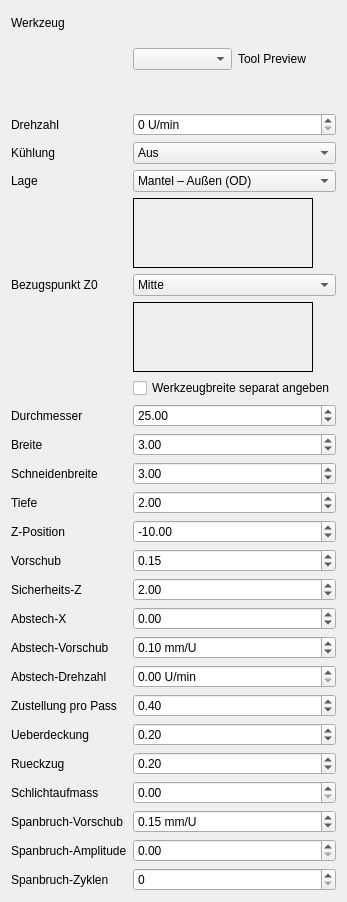
<?xml version='1.0' encoding='UTF-8'?>
<ui version="4.0">
 <class>tabGroove</class>
 <widget class="QWidget" name="tabGroove">
  <attribute name="title">
   <string>Einstich/Abstich</string>
  </attribute>
  <layout class="QFormLayout" name="formLayoutGroove">
   <item row="0" column="0">
    <widget class="QLabel" name="label_groove_tool">
     <property name="text">
      <string>Werkzeug</string>
     </property>
    </widget>
   </item>
   <item row="0" column="1">
    <layout class="QHBoxLayout" name="layout_groove_tool_row">
     <item>
      <widget class="QComboBox" name="groove_tool">
                   </widget>
     </item>
     <item>
      <widget class="QLabel" name="groove_tool_img">
       <property name="minimumSize">
        <size>
         <width>96</width>
         <height>96</height>
        </size>
       </property>
       <property name="text">
        <string>Tool Preview</string>
       </property>
      </widget>
     </item>
    </layout>
   </item>
   <item row="1" column="0">
    <widget class="QLabel" name="label_groove_spindle">
     <property name="text">
      <string>Drehzahl</string>
     </property>
    </widget>
   </item>
   <item row="1" column="1">
    <widget class="QSpinBox" name="groove_spindle">
     <property name="suffix">
      <string> U/min</string>
     </property>
     <property name="maximum">
      <number>20000</number>
     </property>
     <property name="value">
      <number>0</number>
     </property>
    </widget>
   </item>
   <item row="2" column="0">
    <widget class="QLabel" name="label_groove_coolant">
     <property name="text">
      <string>Kühlung</string>
     </property>
    </widget>
   </item>
   <item row="2" column="1">
    <widget class="QComboBox" name="groove_coolant">
     <item>
      <property name="text">
       <string>Aus</string>
      </property>
     </item>
     <item>
      <property name="text">
       <string>Ein</string>
      </property>
     </item>
    </widget>
   </item>
   <item row="8" column="0">
    <widget class="QLabel" name="label_20">
     <property name="text">
      <string>Durchmesser</string>
     </property>
    </widget>
   </item>
   <item row="8" column="1">
    <widget class="QDoubleSpinBox" name="groove_diameter">
     <property name="maximum">
      <double>1000.000000000000000</double>
     </property>
     <property name="value">
      <double>25.000000000000000</double>
     </property>
    </widget>
   </item>
   <item row="9" column="0">
    <widget class="QLabel" name="label_21">
     <property name="text">
      <string>Breite</string>
     </property>
    </widget>
   </item>
   <item row="9" column="1">
    <widget class="QDoubleSpinBox" name="groove_width">
     <property name="maximum">
      <double>1000.000000000000000</double>
     </property>
     <property name="value">
      <double>3.000000000000000</double>
     </property>
    </widget>
   </item>
   <item row="10" column="0">
    <widget class="QLabel" name="label_groove_cutting_width">
     <property name="text">
      <string>Schneidenbreite</string>
     </property>
    </widget>
   </item>
   <item row="10" column="1">
    <widget class="QDoubleSpinBox" name="groove_cutting_width">
     <property name="maximum">
      <double>1000.000000000000000</double>
     </property>
     <property name="value">
      <double>3.000000000000000</double>
     </property>
    </widget>
   </item>
   <item row="11" column="0">
    <widget class="QLabel" name="label_22">
     <property name="text">
      <string>Tiefe</string>
     </property>
    </widget>
   </item>
   <item row="11" column="1">
    <widget class="QDoubleSpinBox" name="groove_depth">
     <property name="maximum">
      <double>1000.000000000000000</double>
     </property>
     <property name="value">
      <double>2.000000000000000</double>
     </property>
    </widget>
   </item>
   <item row="12" column="0">
    <widget class="QLabel" name="label_23">
     <property name="text">
      <string>Z-Position</string>
     </property>
    </widget>
   </item>
   <item row="12" column="1">
    <widget class="QDoubleSpinBox" name="groove_z">
     <property name="minimum">
      <double>-1000.000000000000000</double>
     </property>
     <property name="maximum">
      <double>1000.000000000000000</double>
     </property>
     <property name="value">
      <double>-10.000000000000000</double>
     </property>
    </widget>
   </item>
   <item row="13" column="0">
    <widget class="QLabel" name="label_24">
     <property name="text">
      <string>Vorschub</string>
     </property>
    </widget>
   </item>
   <item row="13" column="1">
    <widget class="QDoubleSpinBox" name="groove_feed">
     <property name="maximum">
      <double>1000.000000000000000</double>
     </property>
     <property name="value">
      <double>0.150000000000000</double>
     </property>
    </widget>
   </item>
   <item row="14" column="0">
    <widget class="QLabel" name="label_25">
     <property name="text">
      <string>Sicherheits-Z</string>
     </property>
    </widget>
   </item>
   <item row="14" column="1">
    <widget class="QDoubleSpinBox" name="groove_safe_z">
     <property name="minimum">
      <double>-1000.000000000000000</double>
     </property>
     <property name="maximum">
      <double>1000.000000000000000</double>
     </property>
     <property name="value">
      <double>2.000000000000000</double>
     </property>
    </widget>
   </item>
   <item row="15" column="0">
    <widget class="QLabel" name="label_groove_reduced_feed_start_x">
     <property name="text">
      <string>Abstech-X</string>
     </property>
    </widget>
   </item>
   <item row="15" column="1">
    <widget class="QDoubleSpinBox" name="groove_reduced_feed_start_x">
     <property name="minimum">
      <double>-1000.000000000000000</double>
     </property>
     <property name="maximum">
      <double>1000.000000000000000</double>
     </property>
     <property name="value">
      <double>0.000000000000000</double>
     </property>
    </widget>
   </item>
   <item row="16" column="0">
    <widget class="QLabel" name="label_groove_reduced_feed">
     <property name="text">
      <string>Abstech-Vorschub</string>
     </property>
    </widget>
   </item>
   <item row="16" column="1">
    <widget class="QDoubleSpinBox" name="groove_reduced_feed">
     <property name="suffix">
      <string> mm/U</string>
     </property>
     <property name="maximum">
      <double>1000.000000000000000</double>
     </property>
     <property name="value">
      <double>0.100000000000000</double>
     </property>
    </widget>
   </item>
   <item row="17" column="0">
    <widget class="QLabel" name="label_groove_reduced_rpm">
     <property name="text">
      <string>Abstech-Drehzahl</string>
     </property>
    </widget>
   </item>
   <item row="17" column="1">
    <widget class="QDoubleSpinBox" name="groove_reduced_rpm">
     <property name="suffix">
      <string> U/min</string>
     </property>
     <property name="minimum">
      <double>0.000000000000000</double>
     </property>
     <property name="maximum">
      <double>20000.000000000000000</double>
     </property>
     <property name="value">
      <double>0.000000000000000</double>
     </property>
    </widget>
   </item>
   <item row="18" column="0">
    <widget class="QLabel" name="label_groove_step_a">
     <property name="text">
      <string>Zustellung pro Pass</string>
     </property>
    </widget>
   </item>
   <item row="18" column="1">
    <widget class="QDoubleSpinBox" name="groove_step_a">
     <property name="maximum">
      <double>1000.000000000000000</double>
     </property>
     <property name="value">
      <double>0.400000000000000</double>
     </property>
    </widget>
   </item>
   <item row="19" column="0">
    <widget class="QLabel" name="label_groove_overlap">
     <property name="text">
      <string>Ueberdeckung</string>
     </property>
    </widget>
   </item>
   <item row="19" column="1">
    <widget class="QDoubleSpinBox" name="groove_overlap">
     <property name="maximum">
      <double>1000.000000000000000</double>
     </property>
     <property name="value">
      <double>0.200000000000000</double>
     </property>
    </widget>
   </item>
   <item row="20" column="0">
    <widget class="QLabel" name="label_groove_retract">
     <property name="text">
      <string>Rueckzug</string>
     </property>
    </widget>
   </item>
   <item row="20" column="1">
    <widget class="QDoubleSpinBox" name="groove_retract">
     <property name="maximum">
      <double>1000.000000000000000</double>
     </property>
     <property name="value">
      <double>0.200000000000000</double>
     </property>
    </widget>
   </item>
   <item row="21" column="0">
    <widget class="QLabel" name="label_groove_finish">
     <property name="text">
      <string>Schlichtaufmass</string>
     </property>
    </widget>
   </item>
   <item row="21" column="1">
    <widget class="QDoubleSpinBox" name="groove_finish">
     <property name="maximum">
      <double>1000.000000000000000</double>
     </property>
     <property name="value">
      <double>0.000000000000000</double>
     </property>
    </widget>
   </item>
   <item row="22" column="0">
    <widget class="QLabel" name="label_groove_sweep_feed">
     <property name="text">
      <string>Spanbruch-Vorschub</string>
     </property>
    </widget>
   </item>
   <item row="22" column="1">
    <widget class="QDoubleSpinBox" name="groove_sweep_feed">
     <property name="suffix">
      <string> mm/U</string>
     </property>
     <property name="maximum">
      <double>1000.000000000000000</double>
     </property>
     <property name="value">
      <double>0.150000000000000</double>
     </property>
    </widget>
   </item>
   <item row="23" column="0">
    <widget class="QLabel" name="label_groove_chip_amp">
     <property name="text">
      <string>Spanbruch-Amplitude</string>
     </property>
    </widget>
   </item>
   <item row="23" column="1">
    <widget class="QDoubleSpinBox" name="groove_chip_amp">
     <property name="maximum">
      <double>1000.000000000000000</double>
     </property>
     <property name="value">
      <double>0.000000000000000</double>
     </property>
    </widget>
   </item>
   <item row="24" column="0">
    <widget class="QLabel" name="label_groove_chip_n">
     <property name="text">
      <string>Spanbruch-Zyklen</string>
     </property>
    </widget>
   </item>
   <item row="24" column="1">
    <widget class="QSpinBox" name="groove_chip_n">
     <property name="maximum">
      <number>1000</number>
     </property>
     <property name="value">
      <number>0</number>
     </property>
    </widget>
   </item>
   <item row="3" column="0">
    <widget class="QLabel" name="label_groove_lage">
     <property name="text">
      <string>Lage</string>
     </property>
    </widget>
   </item>
   <item row="3" column="1">
    <widget class="QComboBox" name="groove_lage">
     <item>
      <property name="text">
       <string>Mantel – Außen (OD)</string>
      </property>
     </item>
     <item>
      <property name="text">
       <string>Mantel – Innen (ID)</string>
      </property>
     </item>
     <item>
      <property name="text">
       <string>Stirn – Hauptspindel (Z−)</string>
      </property>
     </item>
     <item>
      <property name="text">
       <string>Stirn – Gegenspindel (Z+)</string>
      </property>
     </item>
    </widget>
   </item>
   <item row="4" column="0">
    <widget class="QLabel" name="label_groove_lage_img">
     <property name="text">
      <string />
     </property>
    </widget>
   </item>
   <item row="4" column="1">
    <widget class="QLabel" name="groove_lage_img">
     <property name="minimumSize">
      <size>
       <width>180</width>
       <height>70</height>
      </size>
     </property>
     <property name="maximumSize">
      <size>
       <width>180</width>
       <height>70</height>
      </size>
     </property>
     <property name="frameShape">
      <enum>QFrame::Box</enum>
     </property>
     <property name="scaledContents">
      <bool>true</bool>
     </property>
     <property name="text">
      <string />
     </property>
    </widget>
   </item>
   <item row="5" column="0">
    <widget class="QLabel" name="label_groove_ref">
     <property name="text">
      <string>Bezugspunkt Z0</string>
     </property>
    </widget>
   </item>
   <item row="5" column="1">
    <widget class="QComboBox" name="groove_ref">
     <item>
      <property name="text">
       <string>Mitte</string>
      </property>
     </item>
     <item>
      <property name="text">
       <string>Linke Flanke</string>
      </property>
     </item>
     <item>
      <property name="text">
       <string>Rechte Flanke</string>
      </property>
     </item>
    </widget>
   </item>
   <item row="6" column="0">
    <widget class="QLabel" name="label_groove_ref_img">
     <property name="text">
      <string />
     </property>
    </widget>
   </item>
   <item row="6" column="1">
    <widget class="QLabel" name="groove_ref_img">
     <property name="minimumSize">
      <size>
       <width>180</width>
       <height>70</height>
      </size>
     </property>
     <property name="maximumSize">
      <size>
       <width>180</width>
       <height>70</height>
      </size>
     </property>
     <property name="frameShape">
      <enum>QFrame::Box</enum>
     </property>
     <property name="scaledContents">
      <bool>true</bool>
     </property>
     <property name="text">
      <string />
     </property>
    </widget>
   </item>
   <item row="7" column="0">
    <widget class="QLabel" name="label_groove_use_tool_width">
     <property name="text">
      <string />
     </property>
    </widget>
   </item>
   <item row="7" column="1">
    <widget class="QCheckBox" name="groove_use_tool_width">
     <property name="text">
      <string>Werkzeugbreite separat angeben</string>
     </property>
    </widget>
   </item>
  </layout>
 </widget>
 <customwidgets>
  <customwidget>
   <class>LathePreviewWidget</class>
   <extends>QWidget</extends>
   <header>lathe_easystep_handler</header>
  </customwidget>
 </customwidgets>
 <resources />
 <connections />
</ui>
